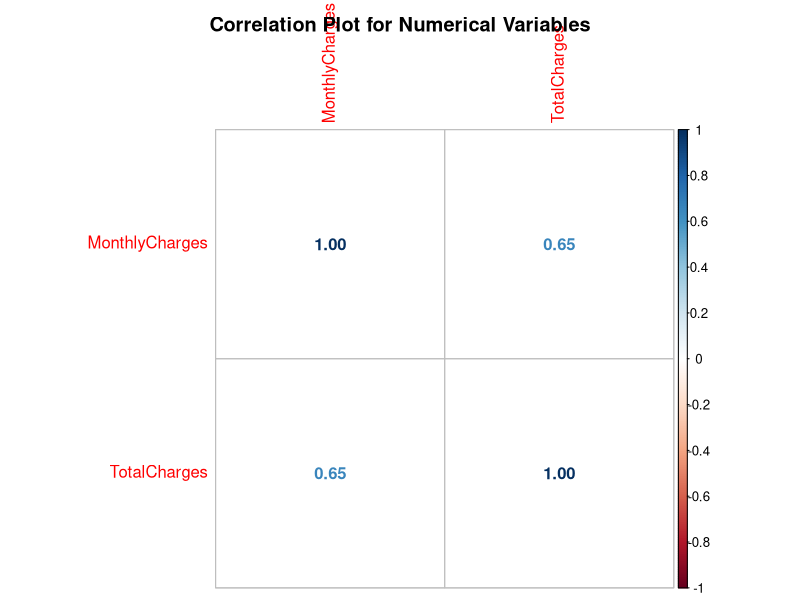
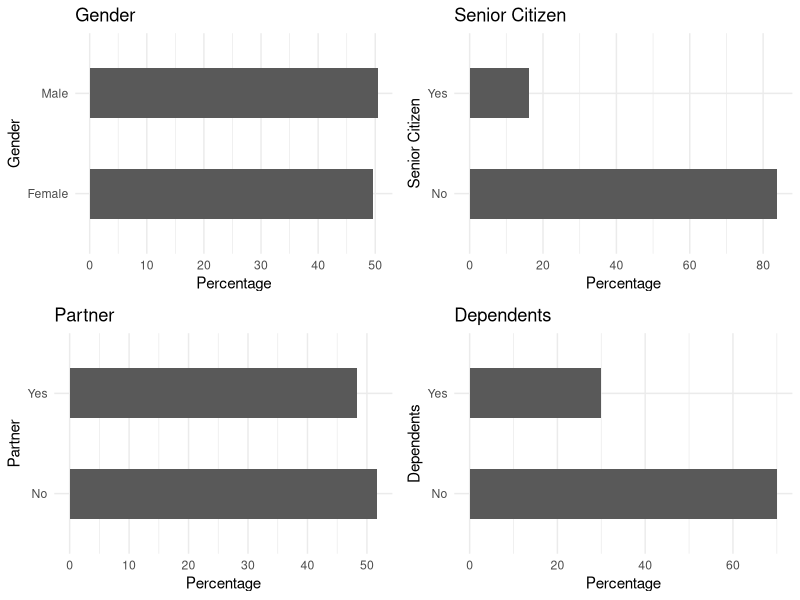
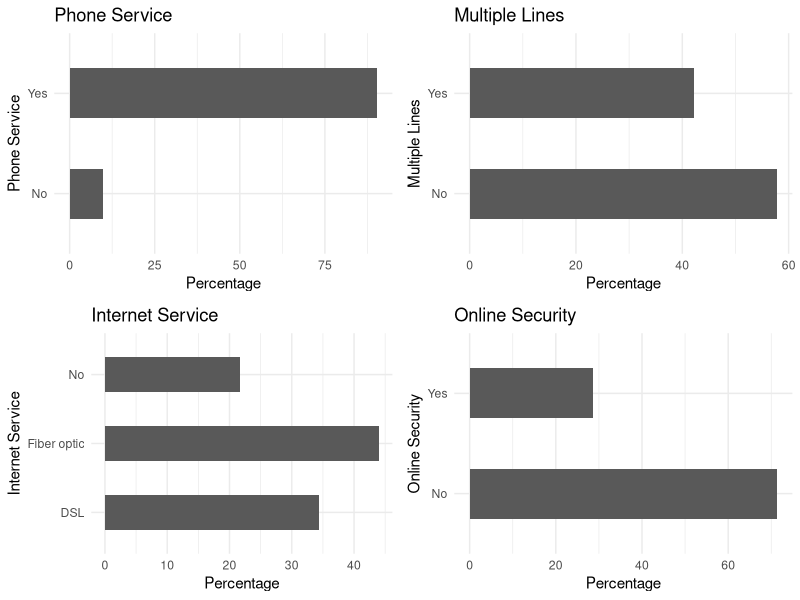
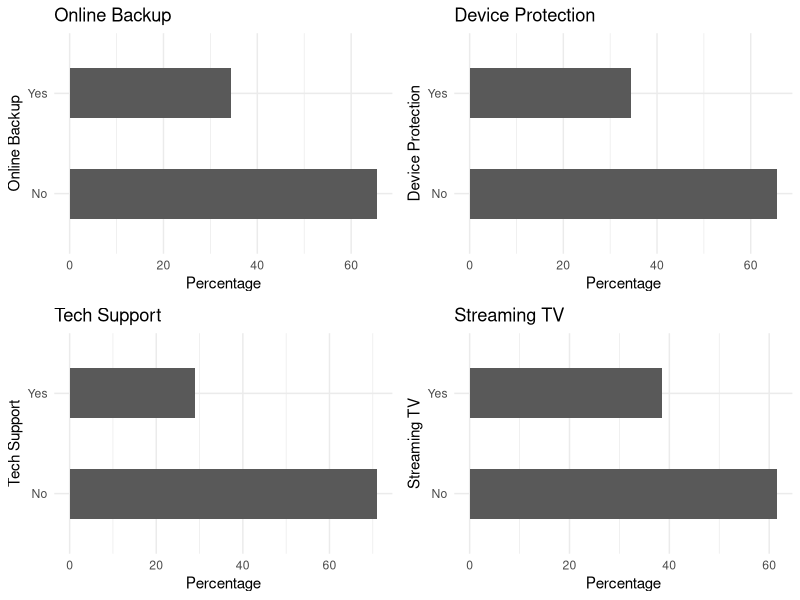
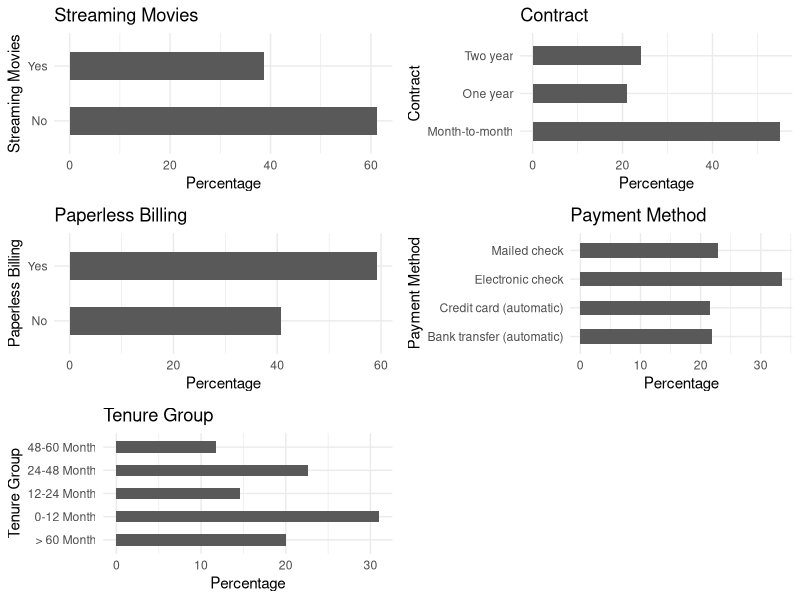
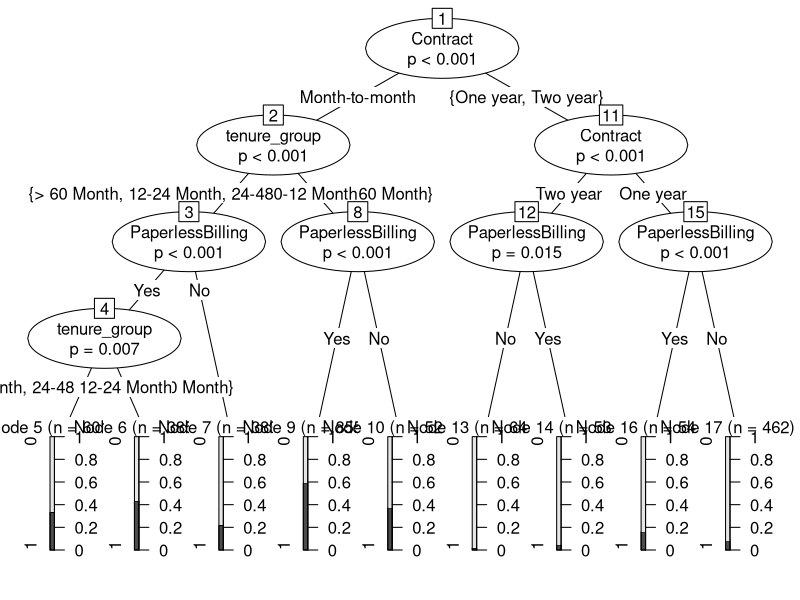
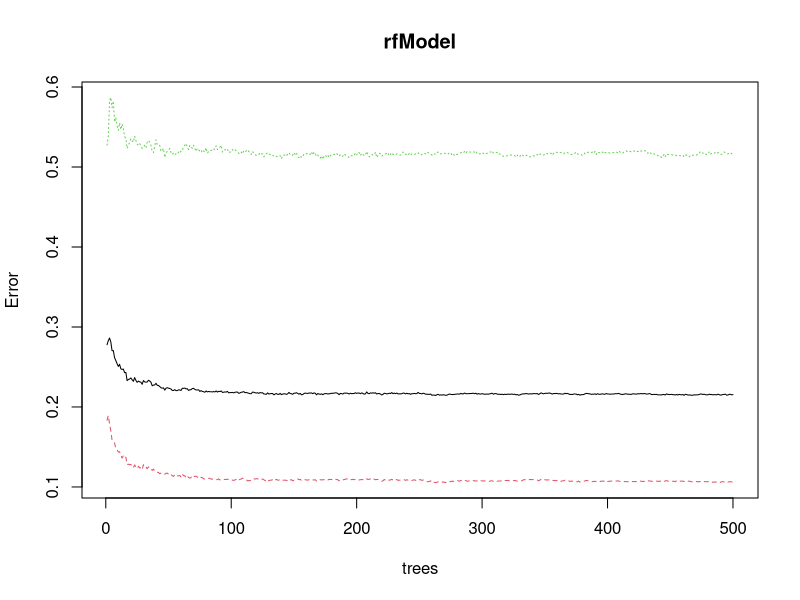
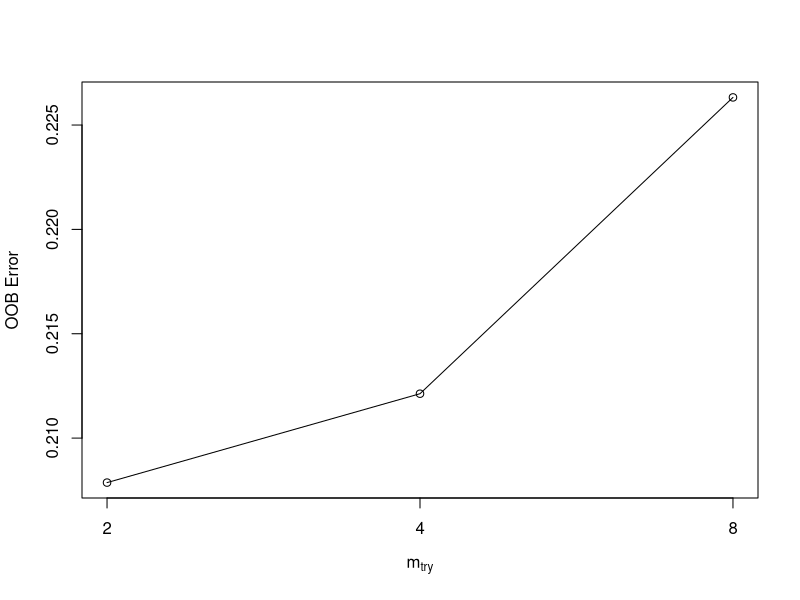

Generate these figures, in order, with R:
#Data Preprocessing ----
library(plyr)
library(corrplot)
library(ggplot2)
library(gridExtra)
library(ggthemes)
library(caret)
library(MASS)
library(randomForest)
library(party)

#* Load data ----
churn <- read.csv('Telco-Customer-Churn.csv')
str(churn)

# Check Missing values ----
sapply(churn, function(x) sum(is.na(x)))

#Remove 11 missing records ----
churn <- churn[complete.cases(churn), ]

#Recode columns ----
cols_recode1 <- c(10:15)
for(i in 1:ncol(churn[,cols_recode1])) {
  churn[,cols_recode1][,i] <- as.factor(mapvalues
                                        (churn[,cols_recode1][,i], from =c("No internet service"),to=c("No")))
}

churn$MultipleLines <- as.factor(
  mapvalues(churn$MultipleLines, 
  from=c("No phone service"),
       to=c("No")))

min(churn$tenure); max(churn$tenure)

group_tenure <- function(tenure){
  if (tenure >= 0 & tenure <= 12){
    return('0-12 Month')
  }else if(tenure > 12 & tenure <= 24){
    return('12-24 Month')
  }else if (tenure > 24 & tenure <= 48){
    return('24-48 Month')
  }else if (tenure > 48 & tenure <=60){
    return('48-60 Month')
  }else if (tenure > 60){
    return('> 60 Month')
  }
}
churn$tenure_group <- sapply(churn$tenure,group_tenure)
churn$tenure_group <- as.factor(churn$tenure_group)

churn$SeniorCitizen <- as.factor(mapvalues(churn$SeniorCitizen,
                                           from=c("0","1"),
                                           to=c("No", "Yes")))

# Remove columns we don't need ----
churn$customerID <- NULL
churn$tenure <- NULL

churn$Churn <- as.factor(mapvalues(churn$Churn,
                                   from=c("No", "Yes"),
                                   to=c("0","1")))

#Exploratory data analysis and feature selection ----
#Correlation between numerical values

numeric.var <- sapply(churn, is.numeric)
corr.matrix <- cor(churn[,numeric.var])
corrplot(corr.matrix, main="\n\nCorrelation Plot for Numerical Variables", method="number")

#They are correlated so we will remove one, Total Charges
churn$TotalCharges <- NULL

#Bar plots of categorical variables
p1 <- ggplot(churn, aes(x=gender)) + ggtitle("Gender") + xlab("Gender") +
  geom_bar(aes(y = 100*(..count..)/sum(..count..)), width = 0.5) + ylab("Percentage") + coord_flip() + theme_minimal()
p2 <- ggplot(churn, aes(x=SeniorCitizen)) + ggtitle("Senior Citizen") + xlab("Senior Citizen") + 
  geom_bar(aes(y = 100*(..count..)/sum(..count..)), width = 0.5) + ylab("Percentage") + coord_flip() + theme_minimal()
p3 <- ggplot(churn, aes(x=Partner)) + ggtitle("Partner") + xlab("Partner") + 
  geom_bar(aes(y = 100*(..count..)/sum(..count..)), width = 0.5) + ylab("Percentage") + coord_flip() + theme_minimal()
p4 <- ggplot(churn, aes(x=Dependents)) + ggtitle("Dependents") + xlab("Dependents") +
  geom_bar(aes(y = 100*(..count..)/sum(..count..)), width = 0.5) + ylab("Percentage") + coord_flip() + theme_minimal()
grid.arrange(p1, p2, p3, p4, ncol=2)

p5 <- ggplot(churn, aes(x=PhoneService)) + ggtitle("Phone Service") + xlab("Phone Service") +
  geom_bar(aes(y = 100*(..count..)/sum(..count..)), width = 0.5) + ylab("Percentage") + coord_flip() + theme_minimal()
p6 <- ggplot(churn, aes(x=MultipleLines)) + ggtitle("Multiple Lines") + xlab("Multiple Lines") + 
  geom_bar(aes(y = 100*(..count..)/sum(..count..)), width = 0.5) + ylab("Percentage") + coord_flip() + theme_minimal()
p7 <- ggplot(churn, aes(x=InternetService)) + ggtitle("Internet Service") + xlab("Internet Service") + 
  geom_bar(aes(y = 100*(..count..)/sum(..count..)), width = 0.5) + ylab("Percentage") + coord_flip() + theme_minimal()
p8 <- ggplot(churn, aes(x=OnlineSecurity)) + ggtitle("Online Security") + xlab("Online Security") +
  geom_bar(aes(y = 100*(..count..)/sum(..count..)), width = 0.5) + ylab("Percentage") + coord_flip() + theme_minimal()
grid.arrange(p5, p6, p7, p8, ncol=2)

p9 <- ggplot(churn, aes(x=OnlineBackup)) + ggtitle("Online Backup") + xlab("Online Backup") +
  geom_bar(aes(y = 100*(..count..)/sum(..count..)), width = 0.5) + ylab("Percentage") + coord_flip() + theme_minimal()
p10 <- ggplot(churn, aes(x=DeviceProtection)) + ggtitle("Device Protection") + xlab("Device Protection") + 
  geom_bar(aes(y = 100*(..count..)/sum(..count..)), width = 0.5) + ylab("Percentage") + coord_flip() + theme_minimal()
p11 <- ggplot(churn, aes(x=TechSupport)) + ggtitle("Tech Support") + xlab("Tech Support") + 
  geom_bar(aes(y = 100*(..count..)/sum(..count..)), width = 0.5) + ylab("Percentage") + coord_flip() + theme_minimal()
p12 <- ggplot(churn, aes(x=StreamingTV)) + ggtitle("Streaming TV") + xlab("Streaming TV") +
  geom_bar(aes(y = 100*(..count..)/sum(..count..)), width = 0.5) + ylab("Percentage") + coord_flip() + theme_minimal()
grid.arrange(p9, p10, p11, p12, ncol=2)

p13 <- ggplot(churn, aes(x=StreamingMovies)) + ggtitle("Streaming Movies") + xlab("Streaming Movies") +
  geom_bar(aes(y = 100*(..count..)/sum(..count..)), width = 0.5) + ylab("Percentage") + coord_flip() + theme_minimal()
p14 <- ggplot(churn, aes(x=Contract)) + ggtitle("Contract") + xlab("Contract") + 
  geom_bar(aes(y = 100*(..count..)/sum(..count..)), width = 0.5) + ylab("Percentage") + coord_flip() + theme_minimal()
p15 <- ggplot(churn, aes(x=PaperlessBilling)) + ggtitle("Paperless Billing") + xlab("Paperless Billing") + 
  geom_bar(aes(y = 100*(..count..)/sum(..count..)), width = 0.5) + ylab("Percentage") + coord_flip() + theme_minimal()
p16 <- ggplot(churn, aes(x=PaymentMethod)) + ggtitle("Payment Method") + xlab("Payment Method") +
  geom_bar(aes(y = 100*(..count..)/sum(..count..)), width = 0.5) + ylab("Percentage") + coord_flip() + theme_minimal()
p17 <- ggplot(churn, aes(x=tenure_group)) + ggtitle("Tenure Group") + xlab("Tenure Group") +
  geom_bar(aes(y = 100*(..count..)/sum(..count..)), width = 0.5) + ylab("Percentage") + coord_flip() + theme_minimal()
grid.arrange(p13, p14, p15, p16, p17, ncol=2)

#Logistic Regression
#First, we split the data into training and testing sets:
intrain<- createDataPartition(churn$Churn,p=0.7,list=FALSE)
set.seed(2021)
training<- churn[intrain,]
testing<- churn[-intrain,]

#Fitting the Logistic Regression Model:
LogModel <- glm(Churn ~ .,family=binomial(link="logit"),data=training)
print(summary(LogModel))

#Feature Analysis
anova(LogModel, test="Chisq")

#Assessing the predictive ability of the Logistic Regression model
#testing$Churn <- as.character(testing$Churn)
#testing$Churn[testing$Churn=="No"] <- "0"
#testing$Churn[testing$Churn=="Yes"] <- "1"
fitted.results <- predict(LogModel,newdata=testing,type='response')
fitted.results <- ifelse(fitted.results > 0.5,1,0)
misClasificError <- mean(fitted.results != testing$Churn)
print(paste('Logistic Regression Accuracy',1-misClasificError))

print("Confusion Matrix for Logistic Regression"); 
table(testing$Churn, fitted.results > 0.5)

#Odds Ratio
library(MASS)
exp(cbind(OR=coef(LogModel), confint(LogModel)))

#Decision Tree
#Decision Tree visualization

#Convert variables used in model to factors
training$Contract <- factor(training$Contract)
training$tenure_group <- factor(training$tenure_group)
training$PaperlessBilling <- factor(training$PaperlessBilling)

tree <- ctree(Churn~Contract+tenure_group+PaperlessBilling, training)
plot(tree)

#Decision Tree Confusion Matrix
testing$Contract <- factor(testing$Contract)
testing$tenure_group <- factor(testing$tenure_group)
testing$PaperlessBilling <- factor(testing$PaperlessBilling)

pred_tree <- predict(tree, testing)
print("Confusion Matrix for Decision Tree"); table(Predicted = pred_tree, Actual = testing$Churn)

#Decision Tree Accuracy
p1 <- predict(tree, training)
tab1 <- table(Predicted = p1, Actual = training$Churn)
tab2 <- table(Predicted = pred_tree, Actual = testing$Churn)
print(paste('Decision Tree Accuracy',sum(diag(tab2))/sum(tab2)))

#Random Forest
#Initial Model
rfModel <- randomForest(Churn ~., data = training)
print(rfModel)

#Random Forest Prediction and Confusion Matrix
pred_rf <- predict(rfModel, testing)
caret::confusionMatrix(pred_rf, testing$Churn)

#Random Forest Error Rate
plot(rfModel)

#Tune Random Forest Model
t <- tuneRF(training[, -18], training[, 18], stepFactor = 0.5, plot = TRUE, ntreeTry = 200, trace = TRUE, improve = 0.05)

#Fit the Random Forest Model After Tuning
rfModel_new <- randomForest(Churn ~., data = training, ntree = 200, mtry = 2, importance = TRUE, proximity = TRUE)
print(rfModel_new)

#Random Forest Predictions and Confusion Matrix After Tuning
pred_rf_new <- predict(rfModel_new, testing)
caret::confusionMatrix(pred_rf_new, testing$Churn)

#Random Forest Feature Importance
varImpPlot(rfModel_new, sort=T, n.var = 10, main = 'Top 10 Feature Importance')
